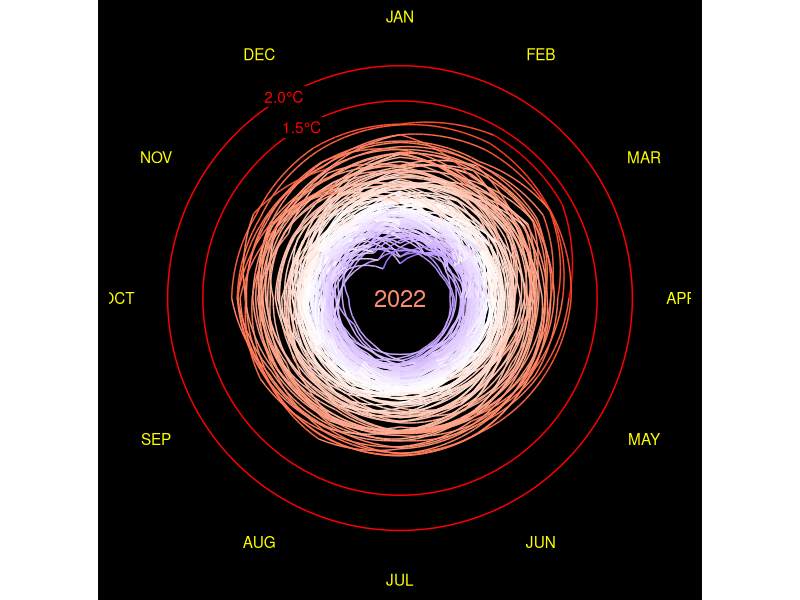
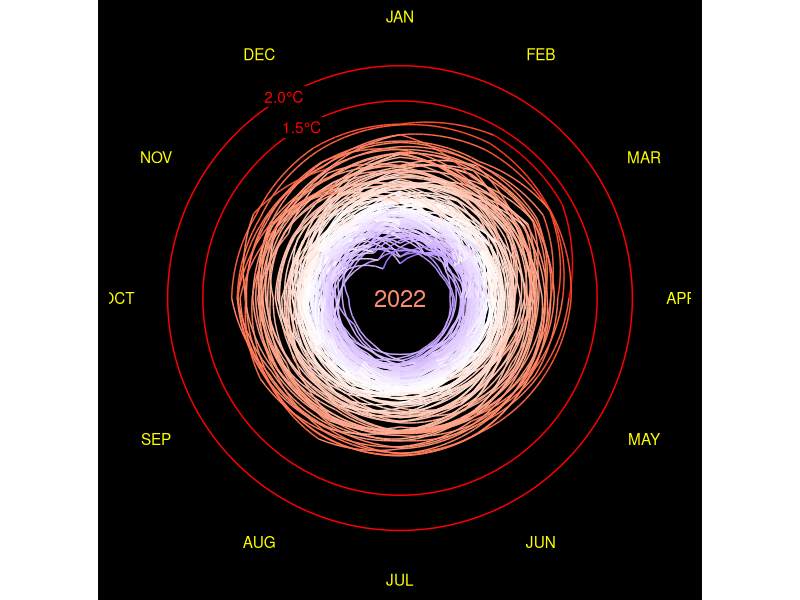

Generate these figures, in order, with R:
library(tidyverse)
library(gganimate)



# Plot: There are data in preceding year and next year.
# Need to create 3 separated dataframes

t_diff <- 
  read_csv("data/GLB.Ts+dSST.csv", skip = 1, na = "***") %>% #load CSV file, skip 1st rows
  select(year = Year, month.abb) %>% #month.abb is constant R build-in. which is the same as our datatype
  # Tidy dataframe by converting month in 1 column accept for year
  #Pivot dataframe for all columns except for year column, Give a name of month column
  pivot_longer(-year, names_to = "month", values_to = "t_diff") %>%
  drop_na() #Ignore NA value
  

# Create 3 Separated dataframe
# Create dataframe for preceding December
# last_dec <-
#   t_diff %>%
#   filter(month == "Dec") %>% #Filter December
#   mutate(year = year + 1,   #Calculate preceding year by using the original data
#          month = "last_Dec") #Rename Dec to last_Dec

# Create dataframe for next Jan
next_jan <-
  t_diff %>%
  filter(month == "Jan") %>% #Filter January
  mutate(year = year - 1,    # Add extra year
         month = "next_Jan") # Rename it

#Combine 3 dataframes
t_data <- 
  bind_rows(t_diff,next_jan) %>%
  mutate(month = factor(month, levels = c(month.abb, "next_Jan")), #Order months into numerical order rather than alphabet order, define month as a factor
         month_number = as.numeric(month)) %>% #Remove previous December to remove zero from dataframe
  arrange(year, month) %>% # arrange year and month       
  filter(year != 1879) %>% # we dont need 1879
  mutate(step_number = 1:nrow(.)) #Add row number. 1:nrow(.) means count from 1 to the end of row in this dataframe. need to count step over the row
  
  
  annotation <-
    t_data %>% #create new dataframe from 2022
    slice_max(year) %>%
    slice_max(month_number)
 
temp_line <- #Create text at specific position
  tibble(
    x = 12,
    y = c(1.5, 2.0),
    labels = c("1.5\u00B0C", "2.0\u00B0C")
  )

#Create dataframe for tangential month to the ciricle
month_label <-
  tibble(
    x = 1:12,
    labels = toupper(month.abb), #Convert month label to capital letters
    y = 2.7
  )

 
# a <-  
  t_data %>% ggplot(aes(x = month_number, 
             y = t_diff, 
             group = year, 
             color = t_diff), inherit.aes = FALSE) +
    # geom_rect(aes(xmin = 1, xmax = 13, ymin = -2, ymax = 2.4), # create black circle background
    #           color = "black", fill = "black",
    #           inherit.aes = FALSE)+ 
   geom_hline(yintercept = c(1.5, 2.0), color = "red") + # Add white line at 1.5 and 2.0 y intercept
  geom_label(data = temp_line, aes(x = x, y = y, label = labels), #Add label and coloring
             color = "red", fill = "black", label.size = 0,
             inherit.aes = FALSE)+
   
  geom_label(aes(x = 1, y = -1.3, label = year),  #geom_label it provides a background
               fill = "black",
               label.size = 0,
               size = 6) +
  geom_line()+
  geom_text(data = month_label, aes(x = x, y = y, label = labels), # Add month label back to the position
              color = "yellow",
              inherit.aes = FALSE#,
              #angle = seq(360-360/12, 0, length.out = 12) #Assign angle to the month label
    ) +
  # scale_x_continuous(breaks = 1:12, #Set x axis and its coordinator
  #                    labels = month.abb,
  #                    expand = c(0,0),
  #                    sec.axis = dup_axis(name = NULL, labels = NULL)) +
  scale_y_continuous(breaks = seq(-2,2,0.2),
                     limits = c(-2,2.7),
                     expand = c(0,-0.7), # expand grid. First is an addition. Second is an multiplication.
                     sec.axis = dup_axis(name = NULL, labels = NULL)) + #Rescale y axis
  scale_color_gradient2(low = "blue", high = "red", mid = "white", midpoint = 0, #Change the color to continuous scale. Re-scale the legend
                        guide = "none") + #Remove legend 
  coord_polar(start = 0)+ #Set polar 5 minutes off. "start" measures thing in radius 
  labs(x = NULL, # Add label
      y = NULL,
      title = NULL) + 
  theme(
    panel.background = element_rect(fill = "black"), #Add black color and white border. Increase border line size
    plot.background = element_rect(fill = "black", color = "black"),
    panel.grid = element_blank(), # Remove grid line color
    axis.text.x = element_blank(),
    axis.text.y = element_blank(),
    axis.ticks = element_blank(),
    axis.title = element_blank(),
    plot.title = element_blank()
  )#+
  # transition_manual(frames = year, cumulative = TRUE)  #Add data and keep the old data in gganimate only
   
ggsave("figures/climate_spiral_nasa.png", width = 4.155, height = 4.5, unit = "in", dpi = 300)
 
# animate(a, width = 4.155, height = 4.5, unit = "in", res = 300
#         # nframes = nrow(t_data),
#         # fps = nrow(t_data)/12/60/60
#         )
# anim_save("figures/climate_spiral.gif")
# 
# animate(a, width = 4.155, height = 4.5, unit = "in", res = 300,
#         renderer = av_renderer("figures/climate_spiral.mp4")
# )
